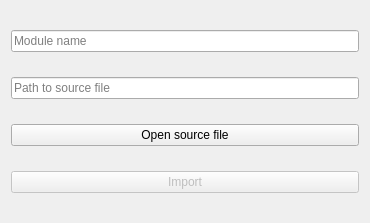
<?xml version="1.0" encoding="UTF-8"?>
<ui version="4.0">
 <class>ImportModuleForm</class>
 <widget class="QWidget" name="ImportModuleForm">
  <property name="geometry">
   <rect>
    <x>0</x>
    <y>0</y>
    <width>370</width>
    <height>223</height>
   </rect>
  </property>
  <property name="windowTitle">
   <string>Form</string>
  </property>
  <layout class="QVBoxLayout" name="verticalLayout">
   <item>
    <widget class="QLineEdit" name="nameEdit">
     <property name="text">
      <string/>
     </property>
     <property name="placeholderText">
      <string>Module name</string>
     </property>
    </widget>
   </item>
   <item>
    <widget class="QLineEdit" name="pathEdit">
     <property name="readOnly">
      <bool>true</bool>
     </property>
     <property name="placeholderText">
      <string>Path to source file</string>
     </property>
    </widget>
   </item>
   <item>
    <widget class="QPushButton" name="openButton">
     <property name="text">
      <string>Open source file</string>
     </property>
    </widget>
   </item>
   <item>
    <widget class="QPushButton" name="importButton">
     <property name="enabled">
      <bool>false</bool>
     </property>
     <property name="text">
      <string>Import</string>
     </property>
    </widget>
   </item>
  </layout>
 </widget>
 <resources/>
 <connections/>
</ui>
